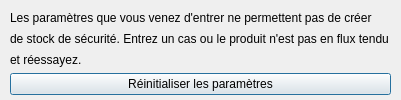
<?xml version="1.0" encoding="UTF-8"?>
<ui version="4.0">
 <class>Dialog</class>
 <widget class="QDialog" name="Dialog">
  <property name="geometry">
   <rect>
    <x>0</x>
    <y>0</y>
    <width>401</width>
    <height>100</height>
   </rect>
  </property>
  <property name="windowTitle">
   <string>Dialog</string>
  </property>
  <widget class="QWidget" name="verticalLayoutWidget">
   <property name="geometry">
    <rect>
     <x>10</x>
     <y>10</y>
     <width>381</width>
     <height>85</height>
    </rect>
   </property>
   <layout class="QVBoxLayout" name="verticalLayout">
    <item>
     <widget class="QLabel" name="label">
      <property name="text">
       <string>Les paramètres que vous venez d'entrer ne permettent pas de créer </string>
      </property>
     </widget>
    </item>
    <item>
     <widget class="QLabel" name="label_2">
      <property name="text">
       <string>de stock de sécurité. Entrez un cas ou le produit n'est pas en flux tendu</string>
      </property>
     </widget>
    </item>
    <item>
     <widget class="QLabel" name="label_3">
      <property name="text">
       <string>et réessayez.</string>
      </property>
     </widget>
    </item>
    <item>
     <widget class="QPushButton" name="pushButton">
      <property name="text">
       <string>Réinitialiser les paramètres</string>
      </property>
     </widget>
    </item>
   </layout>
  </widget>
 </widget>
 <resources/>
 <connections/>
</ui>
